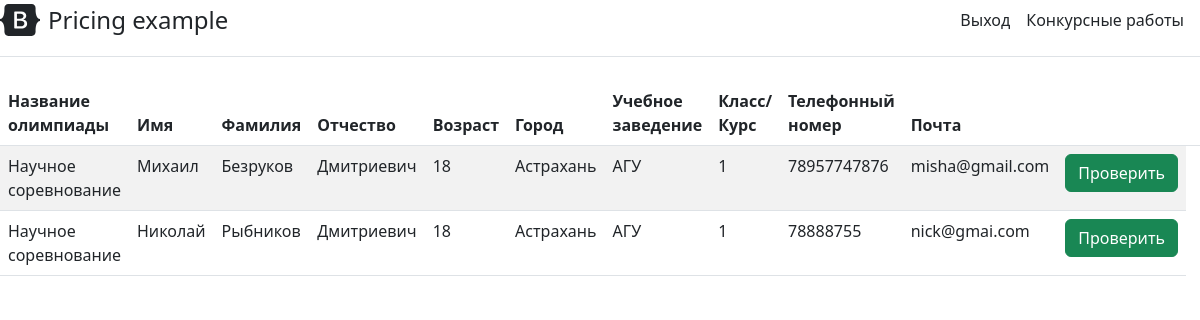
Page /administration/competitive_works (signed in) on the committed database.
### user_data.py (models this page shows, shortened)
class Sent_applications(db.Model):
    id = db.Column(db.Integer, primary_key=True)
    title_olympiad = db.Column(db.String(100), nullable=False)
    name = db.Column(db.String(50), nullable=True)
    surname = db.Column(db.String(50), nullable=True)
    patronymic = db.Column(db.String(50), nullable=True)
    old = db.Column(db.Integer)
    city = db.Column(db.String(100))
    educational_institution = db.Column(db.String(100))
    classe = db.Column(db.String(100))
    phone_number = db.Column(db.String(100))
    email = db.Column(db.String(50), nullable=True)
    approved = db.Column(db.String(100), default="Заявка на рассмотрении")
    __table_args__ = (db.UniqueConstraint('title_olympiad', 'email', name='_title_email_uc'),)

### administration/administration.py (the view)
@administration.route('/competitive_works')
@login_required
def competitive_works():
    if current_user.access_level != 3:
        return redirect(url_for('main_page'))
    application = Science_application.query.order_by().all()
    sent_applications = Sent_applications.query.order_by().all()
    return render_template('administration/competitive_works.html',sent_applications=sent_applications, application=application )

### app.py (called while the page is built)
@login_manager.user_loader
def load_user(user_id):
    return Users.query.get(int(user_id))

### administration/templates/administration/competitive_works.html (shortened to what this page needs)
{% extends 'administration/main_administration.html' %}
{% block body %}
<table class="table table-striped">
    <thead>
        <tr>
            <th>Название олимпиады</th>
            <th>Имя</th>
            <th>Фамилия</th>
            <th>Отчество</th>
            <th>Возраст</th>
            <th>Город</th>
            <th>Учебное заведение</th>
          <th>Класс/Курс</th>
          <th>Телефонный номер</th>
          <th>Почта</th>
          <th></th>
            <th></th>
        </tr>
    </thead>
    <tbody>
    {% for saa in application %}
    {% for sa in sent_applications %}
        {% if "олимпиада" not in sa.title_olympiad.lower() and "олимпиада" not in sa.title_olympiad.lower() %}
    {% if saa.title_olympiad == sa.title_olympiad and saa.email == sa.email %}
            <tr>
                <td>{{ sa.title_olympiad }}</td>
                <td>{{ sa.name }}</td>
                <td>{{ sa.surname }}</td>
                <td>{{ sa.patronymic }}</td>
                <td>{{ sa.old }}</td>
                <td>{{ sa.city }}</td>
                <td>{{ sa.educational_institution }}</td>
                <td>{{ sa.classe }}</td>
                <td>{{ sa.phone_number }}</td>
                <td>{{ sa.email }}</td>
                <td><a href="/administration/competitive_works/{{ saa.id }}" class="btn btn-success">Проверить</a></td>
            </tr>
        {% endif %}
    {% endif %}
    {% endfor %}
    {% endfor %}
    </tbody>
</table>
{% endblock %}

### rows in the picture
Sent_applications: title_olympiad "Научное соревнование", name "Михаил", surname "Безруков", patronymic "Дмитриевич", old "18", city "Астрахань", educational_institution "АГУ", classe "1", phone_number "78957747876", email "misha@gmail.com"
Sent_applications: title_olympiad "Научное соревнование", name "Николай", surname "Рыбников", patronymic "Дмитриевич", old "18", city "Астрахань", educational_institution "АГУ", classe "1", phone_number "78888755", email "nick@gmai.com"
